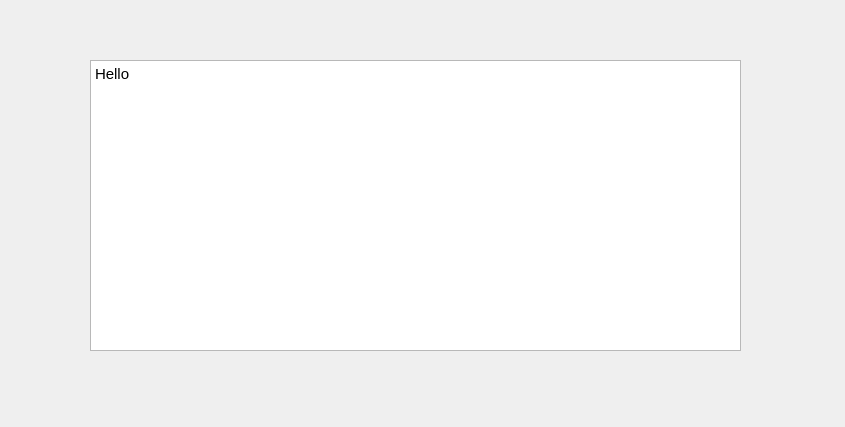
<?xml version="1.0" encoding="UTF-8"?>
<ui version="4.0">
 <class>Dialog</class>
 <widget class="QDialog" name="Dialog">
  <property name="geometry">
   <rect>
    <x>0</x>
    <y>0</y>
    <width>845</width>
    <height>427</height>
   </rect>
  </property>
  <property name="windowTitle">
   <string>Dialog</string>
  </property>
  <widget class="QTextEdit" name="textEdit">
   <property name="geometry">
    <rect>
     <x>90</x>
     <y>60</y>
     <width>651</width>
     <height>291</height>
    </rect>
   </property>
   <property name="html">
    <string>&lt;!DOCTYPE HTML PUBLIC &quot;-//W3C//DTD HTML 4.0//EN&quot; &quot;http://www.w3.org/TR/REC-html40/strict.dtd&quot;&gt;
&lt;html&gt;&lt;head&gt;&lt;meta name=&quot;qrichtext&quot; content=&quot;1&quot; /&gt;&lt;style type=&quot;text/css&quot;&gt;
p, li { white-space: pre-wrap; }
&lt;/style&gt;&lt;/head&gt;&lt;body style=&quot; font-family:'Ubuntu'; font-size:11pt; font-weight:400; font-style:normal;&quot;&gt;
&lt;p style=&quot; margin-top:0px; margin-bottom:0px; margin-left:0px; margin-right:0px; -qt-block-indent:0; text-indent:0px;&quot;&gt;Hello&lt;/p&gt;&lt;/body&gt;&lt;/html&gt;</string>
   </property>
  </widget>
 </widget>
 <resources/>
 <connections/>
</ui>
